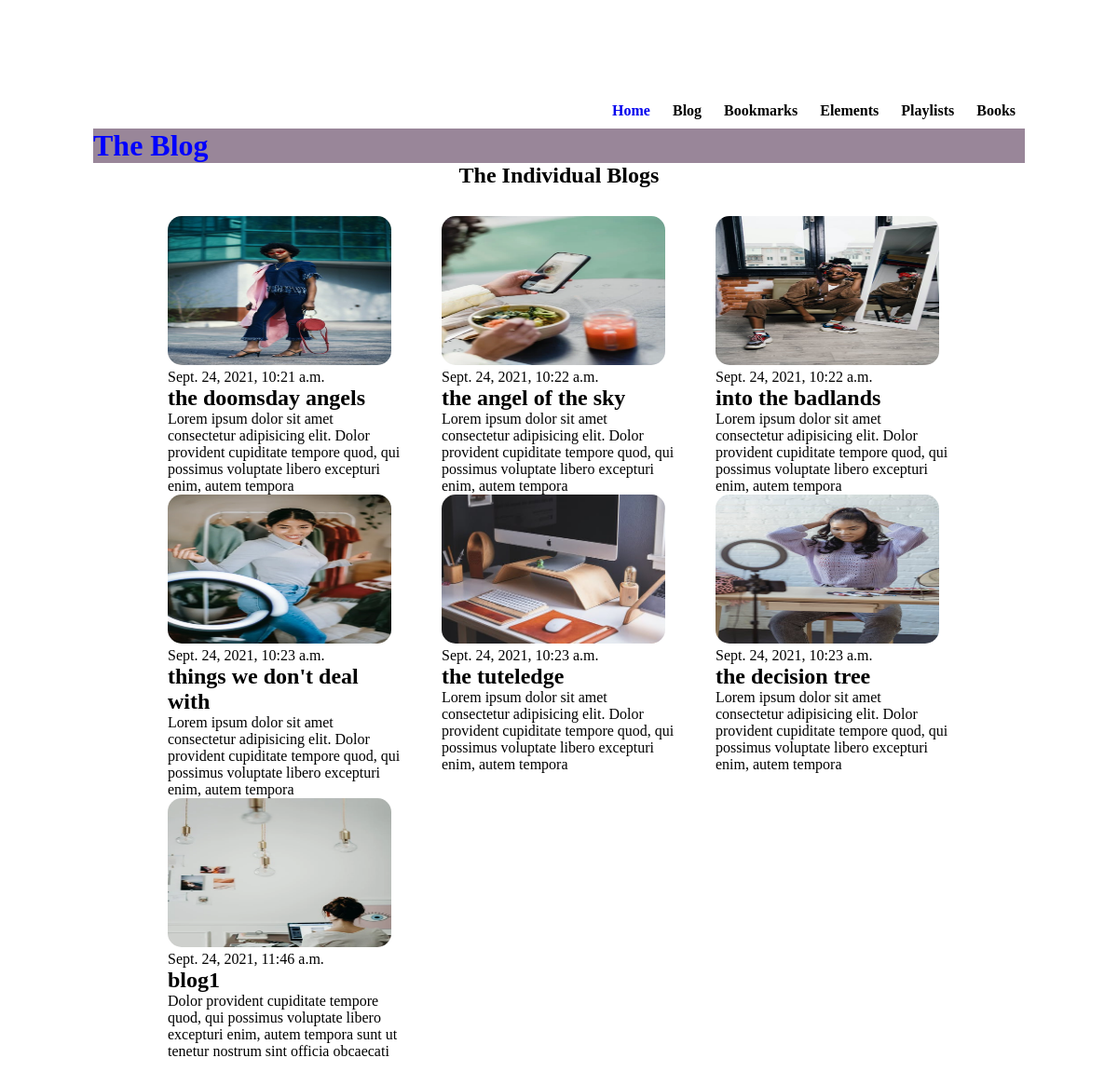
Page /blogspot/ on the committed database.
### blog/models.py (models this page shows, shortened)
class blogModel(models.Model):
    title = models.CharField(max_length=100, blank=False)
    details = models.CharField(max_length=200, blank=False)
    time = models.DateTimeField()
    image = models.ImageField(upload_to='img')

### blog/views.py (the view)
# urls.py: url(r'^blogspot/', blog, name='blog'),
def blog(request):
    blogs = blogModel.objects.all()
    context = {
        "blogpost": blogs,
    }
    return render(request, 'blog.html', context)

### templates/blog.html (shortened to what this page needs)
<!DOCTYPE html>
{% load static %}
<html lang="en">
<head>
    <link rel="stylesheet" href="{% static 'style.css' %}">
</head>
<body>
    <div class="navBar">
        <ul>
            <a href="#"><li>Home</li></a>
            <a href="#"></a><li>Blog</li></a>
            <a href="#"></a><li>Bookmarks</li></a>
            <a href="#"></a><li>Elements</li></a>
            <a href="#"></a><li>Playlists</li></a>
            <a href="#"></a><li>Books</li></a>
        </ul>
    </div>
    <h1>The Blog</h1>
    <center><h2>The Individual Blogs</h2></center>
    <section id="post-in3">
        <div class="theposts">
            {% for blog in blogpost %}
            <div class="blog-in-3"><img src="{{blog.image.url}}" alt="image">
                <p>{{blog.time}}</p>
                <h2>{{blog.title}}</h2>
                <p>{{blog.details}}</p>
            </div>
            {% endfor %}
        </div>
    </section>
</body>
</html>

### blog/static/style.css (style rules this page uses)
* { padding: 0; margin: 0; font-family: Cambria, Cochin, Georgia, Times, "Times New Roman", serif; box-sizing: border-box; }
body { margin: 70px; padding: 30px; background-size: cover; }
.navBar { padding: auto; text-align: right; }
.navBar ul li { list-style: none; display: inline-flex; justify-content: space-between; padding-top: 30px; padding: 10px; cursor: pointer; font-weight: bolder; }
h1 { color: blue; background: #998699; font-weight: bolder; }
.theposts { width: 90%; display: flex; flex-wrap: wrap; justify-content: space-between; margin: auto; padding: 30px; top: 20px; }
.blog-in-3 { flex-basis: 30%; text-align: left; }
.blog-in-3 img { height: 20vh; width: 20vw; border-radius: 15px; align-items: left; }

### rows in the picture
blogModel: image (picture), time "Sept. 24, 2021, 10:21 a.m.", title "the doomsday angels", details "Lorem ipsum dolor sit amet consectetur adipisicing elit. Dolor provident cupiditate tempore quod, qui possimus voluptate libero excepturi enim, autem tempora"
blogModel: image (picture), time "Sept. 24, 2021, 10:22 a.m.", title "the angel of the sky", details "Lorem ipsum dolor sit amet consectetur adipisicing elit. Dolor provident cupiditate tempore quod, qui possimus voluptate libero excepturi enim, autem tempora"
blogModel: image (picture), time "Sept. 24, 2021, 10:22 a.m.", title "into the badlands", details "Lorem ipsum dolor sit amet consectetur adipisicing elit. Dolor provident cupiditate tempore quod, qui possimus voluptate libero excepturi enim, autem tempora"
blogModel: image (picture), time "Sept. 24, 2021, 10:23 a.m.", title "things we don't deal with", details "Lorem ipsum dolor sit amet consectetur adipisicing elit. Dolor provident cupiditate tempore quod, qui possimus voluptate libero excepturi enim, autem tempora"
blogModel: image (picture), time "Sept. 24, 2021, 10:23 a.m.", title "the tuteledge", details "Lorem ipsum dolor sit amet consectetur adipisicing elit. Dolor provident cupiditate tempore quod, qui possimus voluptate libero excepturi enim, autem tempora"
blogModel: image (picture), time "Sept. 24, 2021, 10:23 a.m.", title "the decision tree", details "Lorem ipsum dolor sit amet consectetur adipisicing elit. Dolor provident cupiditate tempore quod, qui possimus voluptate libero excepturi enim, autem tempora"
blogModel: image (picture), time "Sept. 24, 2021, 11:46 a.m.", title "blog1", details "Dolor provident cupiditate tempore quod, qui possimus voluptate libero excepturi enim, autem tempora sunt ut tenetur nostrum sint officia obcaecati"
